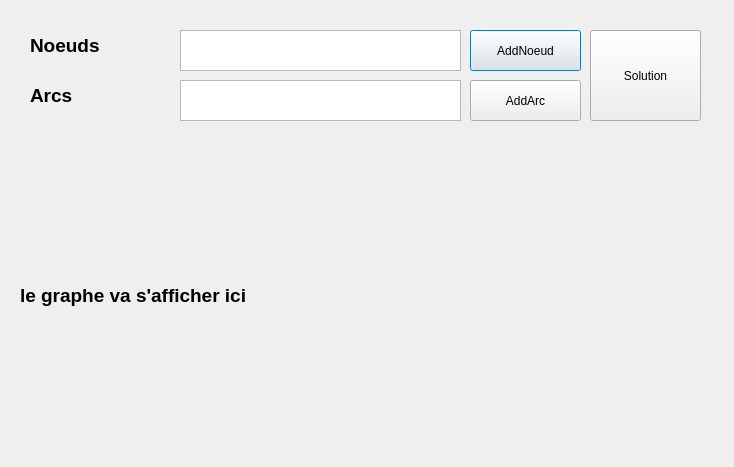
<?xml version="1.0" encoding="UTF-8"?>
<ui version="4.0">
 <class>Fenetre</class>
 <widget class="QDialog" name="Fenetre">
  <property name="geometry">
   <rect>
    <x>0</x>
    <y>0</y>
    <width>734</width>
    <height>467</height>
   </rect>
  </property>
  <property name="windowTitle">
   <string>Dialog</string>
  </property>
  <widget class="QPushButton" name="AddNoeud">
   <property name="geometry">
    <rect>
     <x>470</x>
     <y>30</y>
     <width>111</width>
     <height>41</height>
    </rect>
   </property>
   <property name="text">
    <string>AddNoeud</string>
   </property>
  </widget>
  <widget class="QPushButton" name="AddArc">
   <property name="geometry">
    <rect>
     <x>470</x>
     <y>80</y>
     <width>111</width>
     <height>41</height>
    </rect>
   </property>
   <property name="text">
    <string>AddArc</string>
   </property>
  </widget>
  <widget class="QPushButton" name="Solution">
   <property name="geometry">
    <rect>
     <x>590</x>
     <y>30</y>
     <width>111</width>
     <height>91</height>
    </rect>
   </property>
   <property name="text">
    <string>Solution</string>
   </property>
  </widget>
  <widget class="QLabel" name="label">
   <property name="geometry">
    <rect>
     <x>30</x>
     <y>30</y>
     <width>121</width>
     <height>31</height>
    </rect>
   </property>
   <property name="font">
    <font>
     <pointsize>14</pointsize>
     <weight>75</weight>
     <bold>true</bold>
    </font>
   </property>
   <property name="text">
    <string>Noeuds</string>
   </property>
  </widget>
  <widget class="QLabel" name="label_2">
   <property name="geometry">
    <rect>
     <x>30</x>
     <y>80</y>
     <width>121</width>
     <height>31</height>
    </rect>
   </property>
   <property name="font">
    <font>
     <pointsize>14</pointsize>
     <weight>75</weight>
     <bold>true</bold>
    </font>
   </property>
   <property name="text">
    <string>Arcs</string>
   </property>
  </widget>
  <widget class="QLabel" name="GrapheIm">
   <property name="geometry">
    <rect>
     <x>20</x>
     <y>150</y>
     <width>701</width>
     <height>291</height>
    </rect>
   </property>
   <property name="font">
    <font>
     <pointsize>14</pointsize>
     <weight>75</weight>
     <bold>true</bold>
    </font>
   </property>
   <property name="text">
    <string>le graphe va s'afficher ici</string>
   </property>
  </widget>
  <widget class="QTextEdit" name="noeudListe">
   <property name="geometry">
    <rect>
     <x>180</x>
     <y>30</y>
     <width>281</width>
     <height>41</height>
    </rect>
   </property>
  </widget>
  <widget class="QTextEdit" name="ArcListe">
   <property name="geometry">
    <rect>
     <x>180</x>
     <y>80</y>
     <width>281</width>
     <height>41</height>
    </rect>
   </property>
  </widget>
 </widget>
 <resources/>
 <connections/>
</ui>
